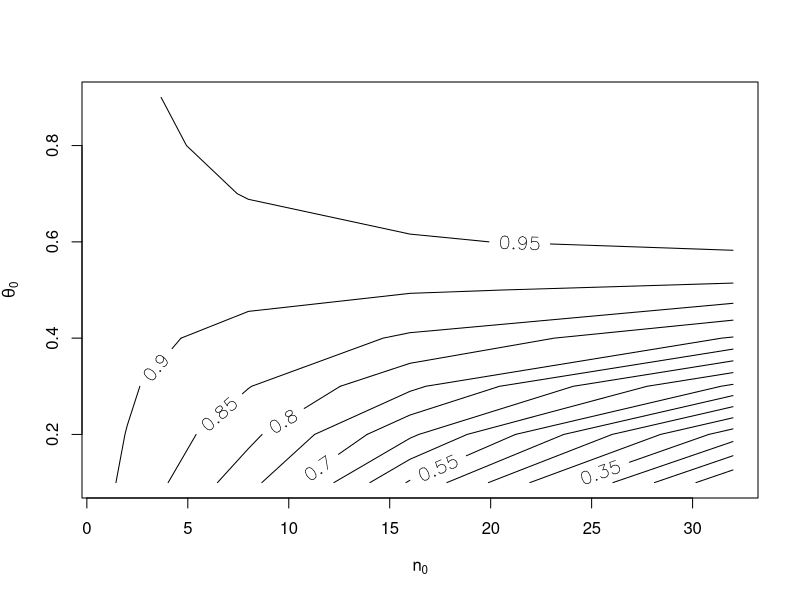

Recreate this plot in R.
# Calculate a, b from theta and n
func_a <- function(theta, n) theta * n
func_b <- function(theta, n) (1 - theta) * n

# Calculate Pr(theta > 0.5 | sum(Y) = 57)
post_over_50 <- function(n, theta) {
  a <- func_a(theta, n)
  b <- func_b(theta, n)
  1 - pbeta(0.5, a + 57, b + 43)
}

theta <- seq(0.1, 0.9, by = 0.1)
n <- c(1, 2, 8, 16, 32)
probs <- outer(n, theta, post_over_50)

png("fig/3-2.png", width = 600, height = 600, res = 100)
contour(n, theta, probs,
  xlab = expression(n[0]),
  ylab = expression(theta[0]),
  nlevels = 20,
  labcex = 1.2
)
# use below if you like colored one
# filled.contour(n, theta, probs,
#         xlab = expression(n[0]),
#         ylab = expression(theta[0]),
#         nlevels = 20)
dev.off()
